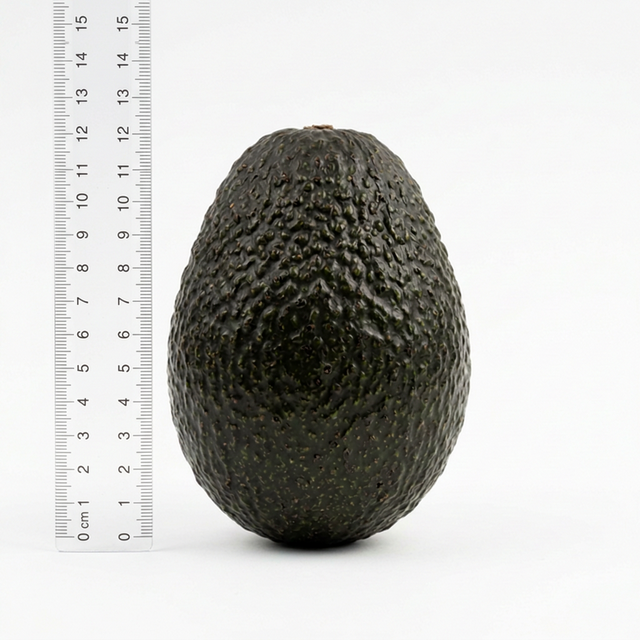
#> input picture week3/images/avocado_front_view.png, 640 x 640 px
$ python step1_interpolation.py
#> lines starting #> are read from the running program, lines starting #| are printed output that depends on the picture; after the words box and inside, x2 and y2 are one past the last pixel; in counts of white or black regions, pixels touching at a corner belong together
### week3/avocado_profile.py
"""
avocado_profile.py — 아보카도 레퍼런스 이미지에서 프로파일 데이터 자동 추출
=============================================================================
OpenCV를 사용하여 avocado_front_view.png에서 윤곽선을 검출하고,
길이 방향 반지름 프로파일을 추출합니다.

의존성: pip install opencv-python numpy scipy
"""
import cv2
import numpy as np
import os

# [3 lines that do not run on import are left out]

# 교재 예제 3-3 기준 아보카도 전체 길이 [cm]
AVOCADO_LENGTH_CM = 10.85


def _imread_unicode(filepath):
    """
    한글 등 유니코드 경로에서도 이미지를 로드할 수 있는 함수.
    cv2.imread()는 Windows에서 비-ASCII 경로를 지원하지 않으므로,
    numpy + cv2.imdecode 조합으로 우회합니다.
    """
#> called with filepath = 'week3/images/avocado_front_view.png'
    try:
        with open(filepath, 'rb') as f:
            buf = np.frombuffer(f.read(), dtype=np.uint8)
        img = cv2.imdecode(buf, cv2.IMREAD_COLOR)
#> img is the input picture: shape (640, 640, 3); mean B, G, R 194.9, 197.7, 197.9
        return img
    except Exception:
        return None


def extract_profile(image_path=None, n_dense=200):
    """
    아보카도 이미지를 로드하고 윤곽선 기반 프로파일 데이터를 추출합니다.

    Parameters
    ----------
    image_path : str, optional
        이미지 파일 경로. None이면 images/avocado_front_view.png 자동 탐색
    n_dense : int
        조밀 프로파일 샘플 수 (기본 200)

    Returns
    -------
    dict
        x_points, r_points   : 스플라인 보간용 포인트 (~15개, 양 끝 보강)
        x_textbook, r_textbook : 교재 위치 기준 측정 포인트 (6개)
        x_dense, r_dense     : 조밀 프로파일 (n_dense개)
        image                 : 원본 이미지 (BGR)
        contour               : 검출된 아보카도 윤곽선
        scale                 : 픽셀→cm 변환 계수
        from_image            : 이미지 처리 성공 여부
    """
    # --- 이미지 경로 결정 ---
    if image_path is None:
        script_dir = os.path.dirname(os.path.abspath(__file__))
        image_path = os.path.join(script_dir, 'images', 'avocado_front_view.png')

    image = _imread_unicode(image_path)
    if image is None:
        print(f"[경고] 이미지를 찾을 수 없습니다: {image_path}")
        print("[대체] 교재 예제 3-3 데이터를 사용합니다.")
        return _fallback_data()

    print(f"[INFO] 이미지 로드 완료: {image_path}")
    print(f"       크기: {image.shape[1]} x {image.shape[0]} px")
#|        크기: 640 x 640 px

    try:
        result = _process_image(image, n_dense)
        print(f"[INFO] 프로파일 추출 성공 -- 길이: {result['x_points'][-1]:.2f} cm, "
              f"최대 반지름: {result['r_points'].max():.3f} cm")
        return result
    except Exception as e:
        print(f"[경고] 이미지 처리 실패 ({e})")
        print("[대체] 교재 예제 3-3 데이터를 사용합니다.")
        return _fallback_data()


def _process_image(image, n_dense):
    """OpenCV 기반 이미지 처리 파이프라인."""
#> called with n_dense = 200
    h_img, w_img = image.shape[:2]
#> h_img = 640; w_img = 640

    # 1) 그레이스케일 변환 + 가우시안 블러
    gray = cv2.cvtColor(image, cv2.COLOR_BGR2GRAY)
    blurred = cv2.GaussianBlur(gray, (7, 7), 0)
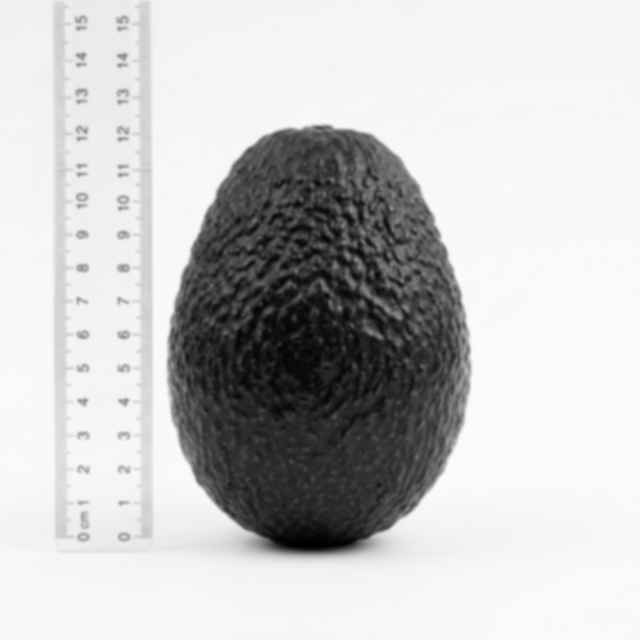
#> blurred: shape (640, 640); min 0, max 252, mean 197.5

    # 2) Otsu 이진화 (밝은 배경 → 반전)
    _, binary = cv2.threshold(blurred, 0, 255,
                              cv2.THRESH_BINARY_INV + cv2.THRESH_OTSU)
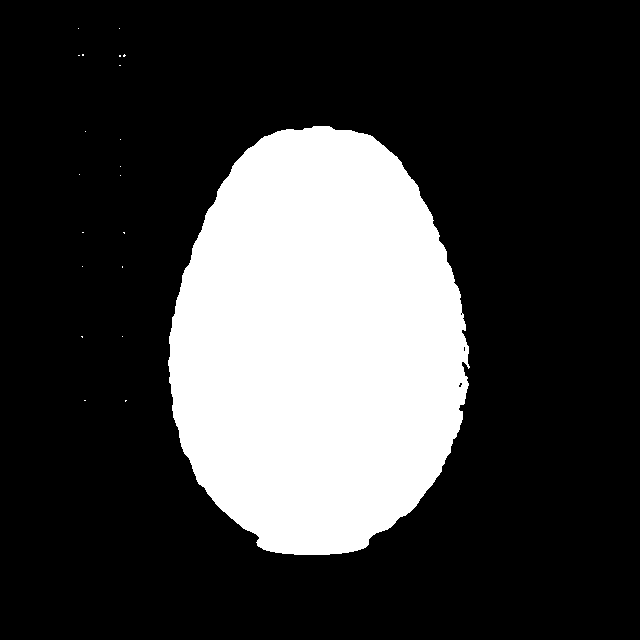
#> binary: shape (640, 640); 24.4% white; 21 white regions (20 under 20 px), largest, box (x1, y1, x2, y2) and area: (168, 126, 470, 555) 100027

    # 3) 모폴로지 연산: 노이즈 제거 및 객체 연결
    kernel = cv2.getStructuringElement(cv2.MORPH_ELLIPSE, (9, 9))
    binary = cv2.morphologyEx(binary, cv2.MORPH_CLOSE, kernel, iterations=3)
#> binary: shape (640, 640); 24.5% white; 19 white regions (17 under 20 px), largest, box (x1, y1, x2, y2) and area: (168, 126, 470, 555) 100239, (119, 54, 126, 66) 36
    binary = cv2.morphologyEx(binary, cv2.MORPH_OPEN, kernel, iterations=2)
#> binary: shape (640, 640); 24.5% white; 1 white region

    # 4) 윤곽선 검출
    contours, _ = cv2.findContours(binary, cv2.RETR_EXTERNAL,
                                   cv2.CHAIN_APPROX_NONE)
#> contours = 1 contour; box (x1, y1, x2, y2) and area: (168, 126, 469, 555) 99677

    # 면적 기준 필터링 (전체 이미지의 1% 이상인 윤곽선만)
    min_area = h_img * w_img * 0.01
#> min_area = 4096
    valid = [c for c in contours if cv2.contourArea(c) > min_area]
#> valid has the same summary as contours
    if not valid:
        raise ValueError("유효한 윤곽선을 찾을 수 없음")

    # 가장 큰 윤곽선 = 아보카도
    avocado = max(valid, key=cv2.contourArea)
#> avocado = contour of 1070 points, box (x1, y1, x2, y2) (168, 126, 469, 555), area 99677
    bx, by, bw, bh = cv2.boundingRect(avocado)
#> bx = 168; by = 126; bw = 301; bh = 429
    pts = avocado.reshape(-1, 2)
#> pts = 1070 pairs, first value 168 to 468, second value 126 to 554

    # 5) 방향 판별 및 스케일 계산
    if bh >= bw:
        # 세로 방향 (길이축 = Y)
        length_px = bh
#> length_px = 429
        scale = AVOCADO_LENGTH_CM / length_px
#> scale = 0.0253
        positions = np.linspace(by, by + bh, n_dense)
#> positions = 200 values from 126 to 555
        radii_px = _extract_widths(pts, positions, axis='y',
                                   tol=max(3, bh * 0.015))
#> after the loop in _extract_widths, `for pos in positions:`: radii = 200 values, max 150 at index 106, min 41 at index 0, mean 119.3
#> radii_px has the same summary as radii in _extract_widths
        x_cm = (positions - by) * scale
#> x_cm = 200 values from 0 to 10.85
    else:
        # 가로 방향 (길이축 = X)
        length_px = bw
        scale = AVOCADO_LENGTH_CM / length_px
        positions = np.linspace(bx, bx + bw, n_dense)
        radii_px = _extract_widths(pts, positions, axis='x',
                                   tol=max(3, bw * 0.015))
        x_cm = (positions - bx) * scale

    r_cm = np.array(radii_px) * scale
#> r_cm = 200 values, max 3.79 at index 106, min 1.04 at index 0, mean 3.02

    # 6) 스무딩 + 보정
    from scipy.ndimage import uniform_filter1d
    r_cm = uniform_filter1d(r_cm, size=9)
#> r_cm = 200 values, max 3.79 at index 109, min 1.29 at index 0, mean 3.02
    r_cm = np.maximum(r_cm, 0)
    r_cm[0] = 0
    r_cm[-1] = 0

    # 7) 교재 측정 위치에 대응하는 6개 핵심 포인트 샘플링
    textbook_ratios = np.array([0, 1.0, 5.0, 6.5, 8.0, 10.85]) / AVOCADO_LENGTH_CM
    textbook_x = textbook_ratios * x_cm[-1]
#> textbook_x = [0, 1, 5, 6.5, 8, 10.85]
    textbook_r = np.interp(textbook_x, x_cm, r_cm)
#> textbook_r = [0, 2.23, 3.72, 3.76, 3.49, 0]
    textbook_r[0] = 0
    textbook_r[-1] = 0

    # 8) 스플라인 보간용 포인트: 균등 간격 + 양 끝 보강
    #    6개만 사용하면 간격이 넓어 스플라인 오버슈트 발생하므로
    #    충분한 포인트를 제공합니다.
    n_spline = 15
    spline_x = np.linspace(0, x_cm[-1], n_spline)
    # 양 끝 근처에 추가 포인트 삽입 (테이퍼링 보강)
    extra_near_start = np.array([x_cm[-1] * 0.02, x_cm[-1] * 0.05])
#> extra_near_start = [0.217, 0.542]
    extra_near_end = np.array([x_cm[-1] * 0.95, x_cm[-1] * 0.98])
#> extra_near_end = [10.31, 10.63]
    spline_x = np.unique(np.sort(np.concatenate([spline_x, extra_near_start, extra_near_end])))
#> spline_x = 19 values from 0 to 10.85
    spline_r = np.interp(spline_x, x_cm, r_cm)
#> spline_r = 19 values, max 3.78 at index 10, min 0 at index 0, mean 2.5
    spline_r[0] = 0
    spline_r[-1] = 0

    return {
        'x_points': spline_x,
        'r_points': spline_r,
        'x_textbook': textbook_x,
        'r_textbook': textbook_r,
        'x_dense': x_cm,
        'r_dense': r_cm,
        'image': image,
        'contour': avocado,
        'binary': binary,
        'scale': scale,
        'bbox': (bx, by, bw, bh),
        'from_image': True,
    }


def _extract_widths(pts, positions, axis, tol):
    """윤곽선 점들로부터 각 위치에서의 폭(직경의 절반)을 추출."""
    radii = []
    for pos in positions:
        if axis == 'y':
            mask = np.abs(pts[:, 1] - pos) < tol
            nearby = pts[mask]
            if len(nearby) >= 2:
                radii.append((nearby[:, 0].max() - nearby[:, 0].min()) / 2.0)
            else:
                radii.append(0)
        else:  # axis == 'x'
            mask = np.abs(pts[:, 0] - pos) < tol
            nearby = pts[mask]
            if len(nearby) >= 2:
                radii.append((nearby[:, 1].max() - nearby[:, 1].min()) / 2.0)
            else:
                radii.append(0)
    return radii


# [18 lines left out: function _fallback_data, not called in this run]


# === 직접 실행 시 테스트 ===
# [8 lines that do not run on import are left out]

### week3/step1_interpolation.py
"""
step1_interpolation.py — 아보카도 이미지 기반 프로파일 추출 및 큐빅 스플라인 보간
================================================================================
아보카도 레퍼런스 이미지(images/avocado_front_view.png)에서 OpenCV로 윤곽선을
자동 추출한 뒤, 큐빅 스플라인 보간으로 매끄러운 프로파일 곡선을 생성합니다.

실행: python step1_interpolation.py
의존성: pip install numpy scipy matplotlib opencv-python
"""
import numpy as np
from scipy.interpolate import CubicSpline
import matplotlib.pyplot as plt
import matplotlib
import cv2
import os

if __name__ == "__main__":
    base_dir = "C:/Users/PC1/OneDrive/바탕 화면/biomaterial-handling/week3"
    os.chdir(base_dir)

# --- 한글 폰트 설정 (Windows: Malgun Gothic) ---
matplotlib.rcParams['font.family'] = 'Malgun Gothic'
matplotlib.rcParams['axes.unicode_minus'] = False

# ============================================================
# Step 1-A: 아보카도 이미지에서 프로파일 데이터 자동 추출
# ============================================================
from avocado_profile import extract_profile

data = extract_profile()
#> in extract_profile, `result = _process_image(image, n_dense)`: result = 12 items
#| [INFO] 프로파일 추출 성공 -- 길이: 10.85 cm, 최대 반지름: 3.783 cm
#> data = 12 items
x_points = data['x_points']      # 스플라인 보간용 (~15개 이상)
#> x_points = 19 values from 0 to 10.85
r_points = data['r_points']
#> r_points has the same summary as spline_r in _process_image
x_textbook = data['x_textbook']   # 교재 기준 6개 포인트 (표시용)
#> x_textbook = [0, 1, 5, 6.5, 8, 10.85]
r_textbook = data['r_textbook']
#> r_textbook = [0, 2.23, 3.72, 3.76, 3.49, 0]

print(f"\n{'='*50}")
print(f"추출된 프로파일 데이터 ({'이미지 기반' if data['from_image'] else '교재 데이터'})")
#| 추출된 프로파일 데이터 (이미지 기반)
print(f"{'='*50}")
print(f"스플라인 보간용 포인트: {len(x_points)}개")
#| 스플라인 보간용 포인트: 19개
print(f"교재 기준 측정 포인트:")
for i, (x, r) in enumerate(zip(x_textbook, r_textbook)):
    print(f"  점 {i+1}: x = {x:6.2f} cm,  r = {r:6.3f} cm")
#> this loop made 6 passes
#> (x, r) on passes 1 to 6: (0, 0), (1, 2.23), (5, 3.72), (6.5, 3.76), (8, 3.49), (10.85, 0)
#|   점 1: x =   0.00 cm,  r =  0.000 cm
#|   점 2: x =   1.00 cm,  r =  2.233 cm
#|   점 3: x =   5.00 cm,  r =  3.719 cm
#|   점 4: x =   6.50 cm,  r =  3.765 cm
#|   점 5: x =   8.00 cm,  r =  3.487 cm
#|   점 6: x =  10.85 cm,  r =  0.000 cm

# ============================================================
# Step 1-B: 큐빅 스플라인 보간 (Cubic Spline Interpolation)
# ============================================================
cs = CubicSpline(x_points, r_points, bc_type='natural')
x_new = np.linspace(0, x_points[-1], 100)
#> x_new = 100 values from 0 to 10.85
r_new = cs(x_new)
#> r_new = 100 values, max 3.79 at index 54, min -1.11e-16 at index 99, mean 2.98
r_new = np.maximum(r_new, 0)  # 음수 반지름 보정
#> r_new = 100 values, max 3.79 at index 54, min 0 at index 0, mean 2.98

# ============================================================
# Step 1-C: 시각화 — 원본 이미지 + 프로파일 비교
# ============================================================
if data['from_image'] and data['image'] is not None:
    # --- 이미지 처리 결과를 함께 표시 (3패널) ---
    fig, axes = plt.subplots(1, 3, figsize=(18, 5))

    # [좌] 원본 이미지 + 검출된 윤곽선
    ax1 = axes[0]
    img_rgb = cv2.cvtColor(data['image'], cv2.COLOR_BGR2RGB)
    img_contour = img_rgb.copy()
    cv2.drawContours(img_contour, [data['contour']], -1, (255, 0, 0), 3)
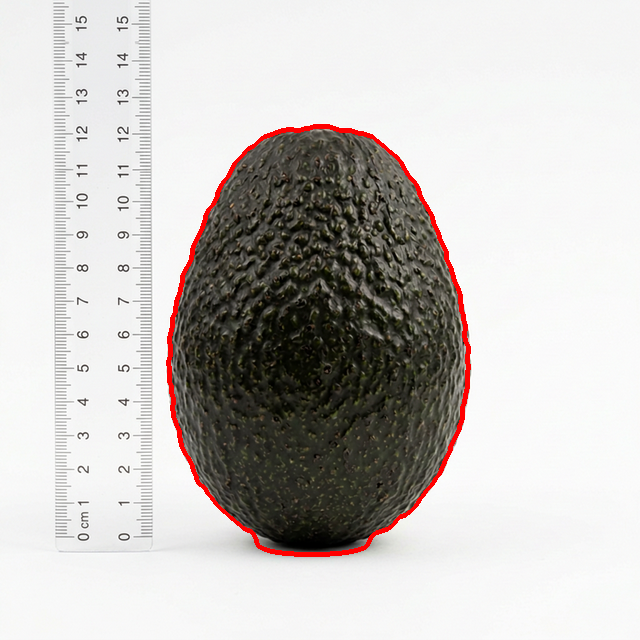
#> img_contour: shape (640, 640, 3); mean R, G, B 199.4, 195.9, 193.2
    ax1.imshow(img_contour)
    ax1.set_title('원본 이미지 + 검출 윤곽선', fontsize=12)
    ax1.axis('off')

    # [중] 이진화 결과
    ax2 = axes[1]
    ax2.imshow(data['binary'], cmap='gray')
    ax2.set_title('Otsu 이진화 + 모폴로지 처리', fontsize=12)
    ax2.axis('off')

    # [우] 추출 프로파일 + 스플라인 보간
    ax3 = axes[2]
    # 조밀 프로파일 (이미지 추출)
    if data['x_dense'] is not None:
        ax3.fill_between(data['x_dense'], data['r_dense'], -data['r_dense'],
                         alpha=0.15, color='blue', label='이미지 추출 프로파일')
    # 보간 곡선
    ax3.fill_between(x_new, r_new, -r_new, alpha=0.3, color='green',
                     label='큐빅 스플라인 보간')
    ax3.plot(x_new, r_new, 'g-', linewidth=2)
    ax3.plot(x_new, -r_new, 'g-', linewidth=2)
    # 교재 기준 측정 포인트 (6개)
    ax3.plot(x_textbook, r_textbook, 'ro', markersize=8, label='교재 기준 측정 포인트')
    ax3.plot(x_textbook, -r_textbook, 'ro', markersize=8)
    # 스플라인 보간용 포인트
    ax3.plot(x_points, r_points, 'b^', markersize=5, alpha=0.5, label='보간용 포인트')
    ax3.set_xlabel('길이 방향 위치 x [cm]', fontsize=11)
    ax3.set_ylabel('반지름 r [cm]', fontsize=11)
    ax3.set_title('추출 프로파일 → 큐빅 스플라인', fontsize=12)
    ax3.legend(fontsize=9)
    ax3.grid(True, alpha=0.3)
    ax3.set_aspect('equal')

    plt.suptitle('Step 1: 아보카도 이미지 → 프로파일 추출 → 스플라인 보간',
                 fontsize=14, fontweight='bold')
    plt.tight_layout()
    plt.savefig('step1_result.png', dpi=300)
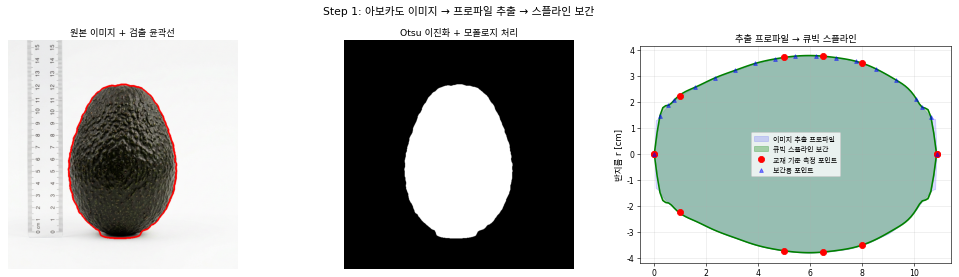
#> figure drawn by matplotlib, 3 panels; panel 3: curve peaks at x = 5.92, y = 3.79; panel 3: curve peaks at x = 0, y = 0
    plt.show()

else:
    # --- 이미지 없이 교재 데이터만 표시 (기존 방식) ---
    plt.figure(figsize=(10, 5))
    plt.fill_between(x_new, r_new, -r_new, alpha=0.3, color='green',
                     label='보간 단면 (Interpolated Cross-section)')
    plt.plot(x_new, r_new, 'g-', linewidth=2)
    plt.plot(x_new, -r_new, 'g-', linewidth=2)
    plt.plot(x_textbook, r_textbook, 'ro', markersize=8, label='측정 데이터 (Measured Data)')
    plt.plot(x_textbook, -r_textbook, 'ro', markersize=8)
    plt.xlabel('길이 방향 위치 x [cm]', fontsize=12)
    plt.ylabel('반지름 r [cm]', fontsize=12)
    plt.title('Step 1: 아보카도 프로파일 - 큐빅 스플라인 보간', fontsize=14)
    plt.legend(fontsize=11)
    plt.grid(True, alpha=0.3)
    plt.axis('equal')
    plt.tight_layout()
    plt.show()

# --- 결과 요약 출력 ---
print(f"\n스플라인 보간용 포인트 수: {len(x_points)}개")
#| 스플라인 보간용 포인트 수: 19개
print(f"교재 기준 측정 포인트 수: {len(x_textbook)}개")
#| 교재 기준 측정 포인트 수: 6개
print(f"보간 후 포인트 수: {len(x_new)}개")
#| 보간 후 포인트 수: 100개
print(f"아보카도 전체 길이: {x_points[-1]:.2f} cm")
#| 아보카도 전체 길이: 10.85 cm
print(f"최대 반지름: {r_points.max():.3f} cm")
#| 최대 반지름: 3.783 cm
